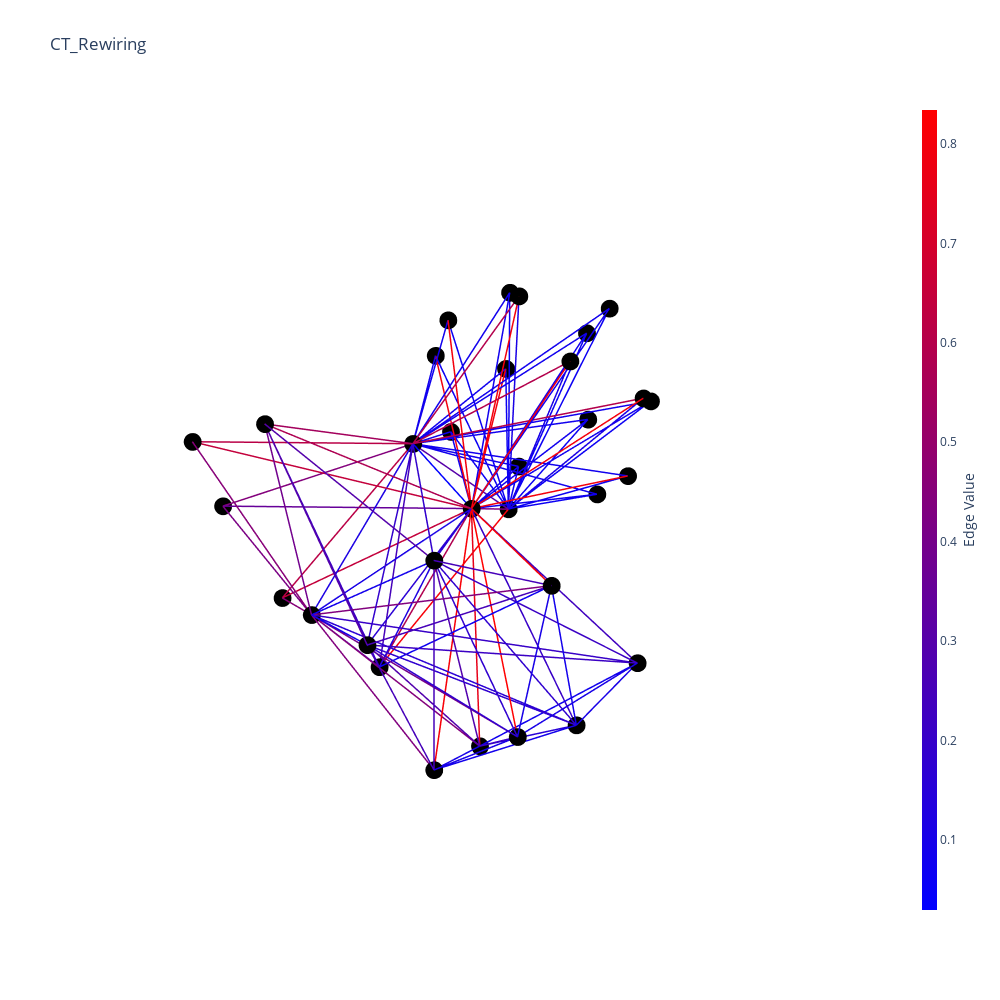

The cell this chart's notebook holds for it:
### Code cell
import pandas as pd
import numpy as np
%matplotlib inline
import plotly.graph_objs as go
from  plotly.offline import plot
import chart_studio.plotly as py
import cufflinks as cf
cf.go_offline()
from plotly.offline import download_plotlyjs, init_notebook_mode, plot,iplot
init_notebook_mode(connected='true')
data=[trace20,trace30]
fig=go.Figure(data=data, layout=layout)
iplot(fig, filename='Les-Miserables')

### Figure 1 — Plotly figure (JSON) as saved in the notebook; plotly's stock layout.template omitted (floating-point values rounded to 4 significant figures; data arrays with more than 128 entries replaced by an {"elided": "..."} marker saying what was removed)
{"data": [{"hoverinfo": "text", "marker": {"color": "rgb(0,0,0)", "colorscale": [[0, "#440154"], [0.1111, "#482878"], [0.2222, "#3e4989"], [0.3333, "#31688e"], [0.4444, "#26828e"], [0.5556, "#1f9e89"], [0.6667, "#35b779"], [0.7778, "#6ece58"], [0.8889, "#b5de2b"], [1, "#fde725"]], "line": {"color": "rgb(0,0,0)", "width": 3}, "size": 6, "symbol": "circle"}, "mode": "markers", "name": "actors", "text": ["0", "1", "2", "3", "4", "5", "6", "7", "8", "9", "10", "11", "12", "13", "14", "15", "16", "17", "18", "19", "20", "21", "22", "23", "24", "25", "26", "27", "28", "29", "30", "31"], "type": "scatter3d", "x": [4.007, 3.158, -0.06665, -0.8408, 0.04084, 4.21, 0.09783, 3.594, 4.013, 1.515, 2.696, 3.482, -0.8062, -1.387, 3.094, 0.3298, -0.09971, 1.538, 4.15, 2.202, 4.379, 3.563, -1.186, 2.066, -1.32, -0.1601, -1.899, -1.031, -1.984, 3.472, -0.9893, -1.966], "y": [-2.247, -2.029, -0.1192, 1.552, 0.9358, 0.02053, -0.1053, 3.413, 2.427, -0.6405, 1.881, 0.7756, 1.444, -1.624, 3.383, -1.133, -1.912, 0.5647, 0.3537, 3.159, 1.802, 2.066, 0.6164, 3.879, 0.4785, -1.67, 0.9548, -1.215, -0.4411, -2.787, -0.9164, -0.2872], "z": [0.8285, -2.285, 2.314, 1.081, 1.743, 2.123, -1.16, -0.8067, -1.847, 0.4146, -2.916, -1.615, -0.2415, 0.1871, 1.094, 1.763, 0.7763, -0.09716, -0.5387, -1.886, 0.05459, 0.9578, -1.15, -0.3868, 1.93, -0.5265, 0.3859, 1.752, 1.023, -0.7591, -1.232, -0.4692]}, {"hoverinfo": "none", "line": {"color": {"elided": "336 float values"}, "colorbar": {"thickness": 15, "title": {"side": "right", "text": "Edge Value"}, "xanchor": "left"}, "colorscale": [[0, "rgb(0,0,255)"], [1, "rgb(255,0,0)"]], "showscale": true, "width": 3}, "mode": "lines", "type": "scatter3d", "x": {"elided": "336 float values"}, "y": {"elided": "336 float values"}, "z": {"elided": "336 float values"}}], "layout": {"height": 1000, "hovermode": "closest", "margin": {"t": 100}, "scene": {"xaxis": {"showbackground": false, "showgrid": false, "showline": false, "showticklabels": false, "title": {"text": ""}, "zeroline": false}, "yaxis": {"showbackground": false, "showgrid": false, "showline": false, "showticklabels": false, "title": {"text": ""}, "zeroline": false}, "zaxis": {"showbackground": false, "showgrid": false, "showline": false, "showticklabels": false, "title": {"text": ""}, "zeroline": false}}, "showlegend": false, "title": {"text": "CT_Rewiring"}, "width": 1000}}
